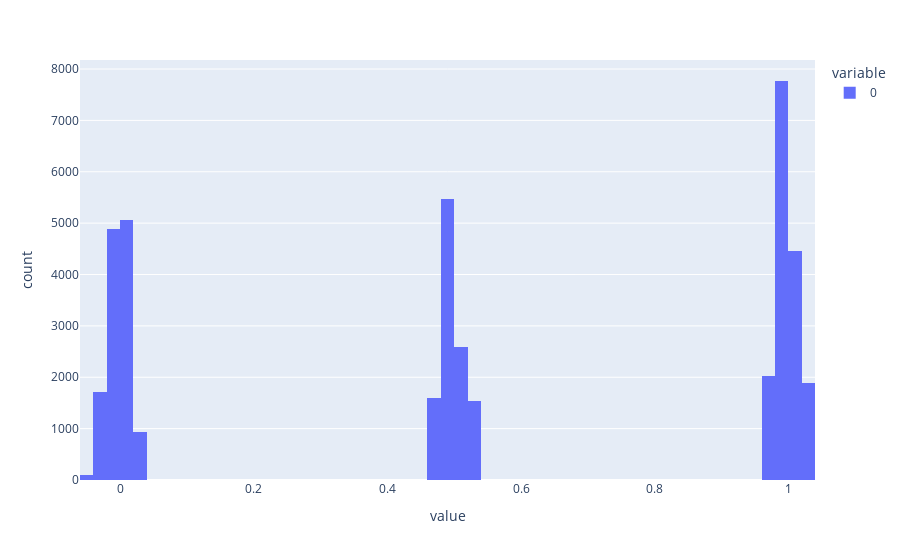

Notebook code cell kept with this figure:
### Code cell
px.histogram(np.array(predicteds).flatten(), nbins=100)

### Figure 1 — Plotly figure (JSON) as saved in the notebook; plotly's stock layout.template omitted (floating-point values rounded to 4 significant figures; data arrays with more than 128 entries replaced by an {"elided": "..."} marker saying what was removed)
{"data": [{"alignmentgroup": "True", "bingroup": "x", "hovertemplate": "variable=0<br>value=%{x}<br>count=%{y}<extra></extra>", "legendgroup": "0", "marker": {"color": "#636efa", "pattern": {"shape": ""}}, "name": "0", "nbinsx": 100, "offsetgroup": "0", "orientation": "v", "showlegend": true, "type": "histogram", "x": {"elided": "40000 float values"}, "xaxis": "x", "yaxis": "y"}], "layout": {"barmode": "relative", "legend": {"title": {"text": "variable"}, "tracegroupgap": 0}, "margin": {"t": 60}, "xaxis": {"anchor": "y", "domain": [0, 1], "title": {"text": "value"}}, "yaxis": {"anchor": "x", "domain": [0, 1], "title": {"text": "count"}}}}
